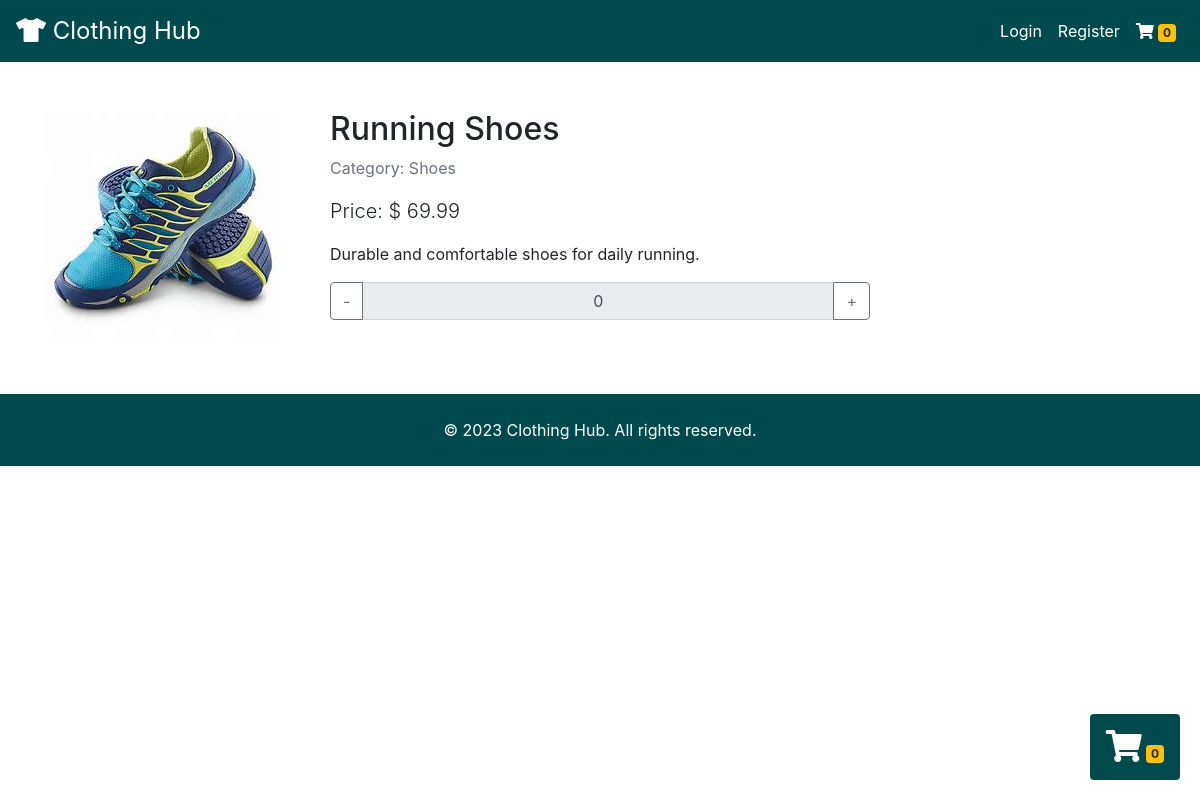
The page /product_details.php?id=14 on the database its author committed.
### tables this page shows
CREATE TABLE `products` (
  `productID` int(11) NOT NULL,
  `productName` varchar(255) NOT NULL,
  `description` text DEFAULT NULL,
  `price` decimal(10,2) NOT NULL,
  `imageURL` varchar(255) DEFAULT NULL,
  `category` varchar(255) DEFAULT NULL
);

### classes/Cart.php (called while the page is built, shortened)
<?php
class Cart {
    public function getCartCount() {
        return isset($_SESSION['cart']) ? array_sum($_SESSION['cart']) : 0;
    }
}
?>

### classes/Product.php (called while the page is built, shortened)
<?php
class Product {
    private $conn;
    public function __construct($conn) {
        $this->conn = $conn;
    }
    public function getProductByID($productID) {
        $stmt = $this->conn->prepare("SELECT * FROM products WHERE productID = :productID");
        $stmt->bindParam(':productID', $productID);
        $stmt->execute();
        return $stmt->fetch(PDO::FETCH_ASSOC);
    }
}
?>

### product_details.php (the view, shortened to what this page needs)
<?php
require 'includes/db_connection.php';
require 'classes/Product.php';
require 'classes/Cart.php';
$productObj = new Product($conn);
$cartObj = new Cart($conn);
$cartCount = $cartObj->getCartCount();
if (isset($_GET['id'])) {
    $productID = $_GET['id'];
    $productDetails = $productObj->getProductByID($productID);
} else {
    header('Location: show_products.php');
    exit();
}
$productQuantityInCart = isset($_SESSION['cart'][$productID]) ? $_SESSION['cart'][$productID] : 0;
?>
<!DOCTYPE html>
<html lang="en">
<head>
    <link rel="stylesheet" href="https://maxcdn.bootstrapcdn.com/bootstrap/4.5.2/css/bootstrap.min.css">
    <link rel="stylesheet" href="https://cdnjs.cloudflare.com/ajax/libs/font-awesome/5.15.1/css/all.min.css">
</head>
<body>
    <nav class="navbar navbar-expand-lg" style="background-color: #00494d;">
        <a class="navbar-brand text-white" href="index.php" style="font-size: 24px;">
            <i class="fas fa-tshirt"></i> Clothing Hub
        </a>
        <div class="collapse navbar-collapse" id="navbarNav">
            <ul class="navbar-nav ml-auto">
                <?php if (isset($_SESSION['username'])): ?>
                    <li class="nav-item">
                        <span class="navbar-text text-white mr-3">Welcome,
                            <?php echo $_SESSION['username']; ?>!
                        </span>
                    </li>
                    <li class="nav-item">
                        <a class="nav-link text-white" href="logout.php">Logout</a>
                    </li>
                <?php else: ?>
                    <li class="nav-item">
                        <a class="nav-link text-white" href="login.php">Login</a>
                    </li>
                    <li class="nav-item">
                        <a class="nav-link text-white" href="register.php">Register</a>
                    </li>
                <?php endif; ?>
                <li class="nav-item">
                    <a class="nav-link text-white" href="cart.php">
                        <i class="fas fa-shopping-cart"></i>
                        <span class="badge badge-warning">
                            <?php echo $cartCount; ?>
                        </span>
                    </a>
                </li>
            </ul>
        </div>
    </nav>
    <div class="container mt-5">
        <div class="row">
            <div class="col-md-3 position-relative">
                <div class="product-image-container">
                    <img src="<?php echo $productDetails['imageURL']; ?>"
                        alt="<?php echo $productDetails['productName']; ?>" class="img-fluid product-image rounded"
                        data-toggle="modal" data-target="#productImageModal">
                </div>
            </div>
            <div class="col-md-6">
                <h2>
                    <?php echo $productDetails['productName']; ?>
                </h2>
                <p class="text-muted">Category:
                    <?php echo $productDetails['category']; ?>
                </p>
                <p class="lead">Price: $
                    <?php echo $productDetails['price']; ?>
                </p>
                <p>
                    <?php echo $productDetails['description']; ?>
                </p>
                <div class="input-group mb-3">
                    <div class="input-group-prepend">
                        <button class="btn btn-outline-secondary quantity-decrease" type="button"
                            data-product-id="<?php echo $productID; ?>">-</button>
                    </div>
                    <input type="text" class="form-control text-center" value="<?php echo $productQuantityInCart; ?>"
                        readonly>
                    <div class="input-group-append">
                        <button class="btn btn-outline-secondary quantity-increase" type="button"
                            data-product-id="<?php echo $productID; ?>">+</button>
                    </div>
                </div>
            </div>
        </div>
    </div>
    <div style="position: fixed; bottom: 20px; right: 20px; z-index: 1000;" class="animated">
        <a href="cart.php">
            <div style="background-color: #00494d;" class="rounded p-3 text-white">
                <i class="fas fa-shopping-cart fa-2x"></i>
                <span class="badge badge-warning">
                    <?php echo $cartCount; ?>
                </span>
            </div>
        </a>
    </div>
    <footer style="background-color: #00494d;" class="text-white mt-5 p-4 text-center">
        &copy; 2023 Clothing Hub. All rights reserved.
    </footer>
</body>
</html>

### product_details.php (style rules this page uses)
.product-image { transition: transform .3s ease-in-out; cursor: pointer; }

### rows shown on the page
products: imageURL (picture), productName "Running Shoes", category "Shoes", price "69.99", description "Durable and comfortable shoes for daily running."

### other values the page prints
$cartCount "0"
